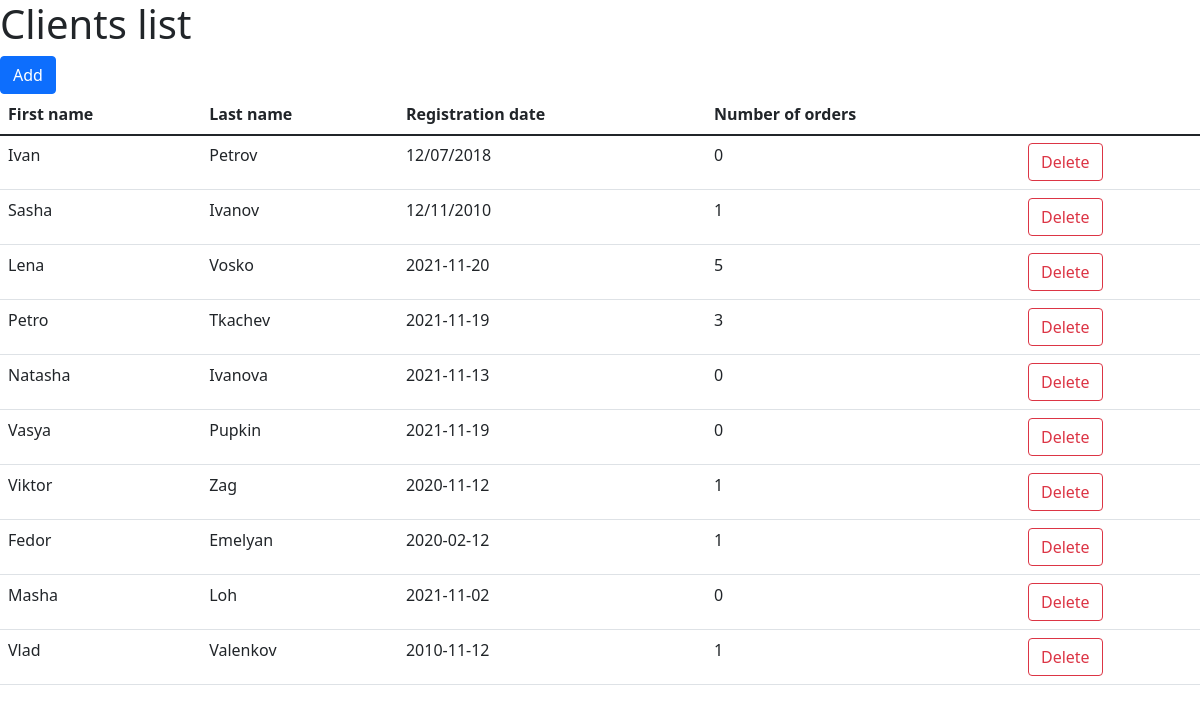
The page /clients-list on the database as committed earlier.
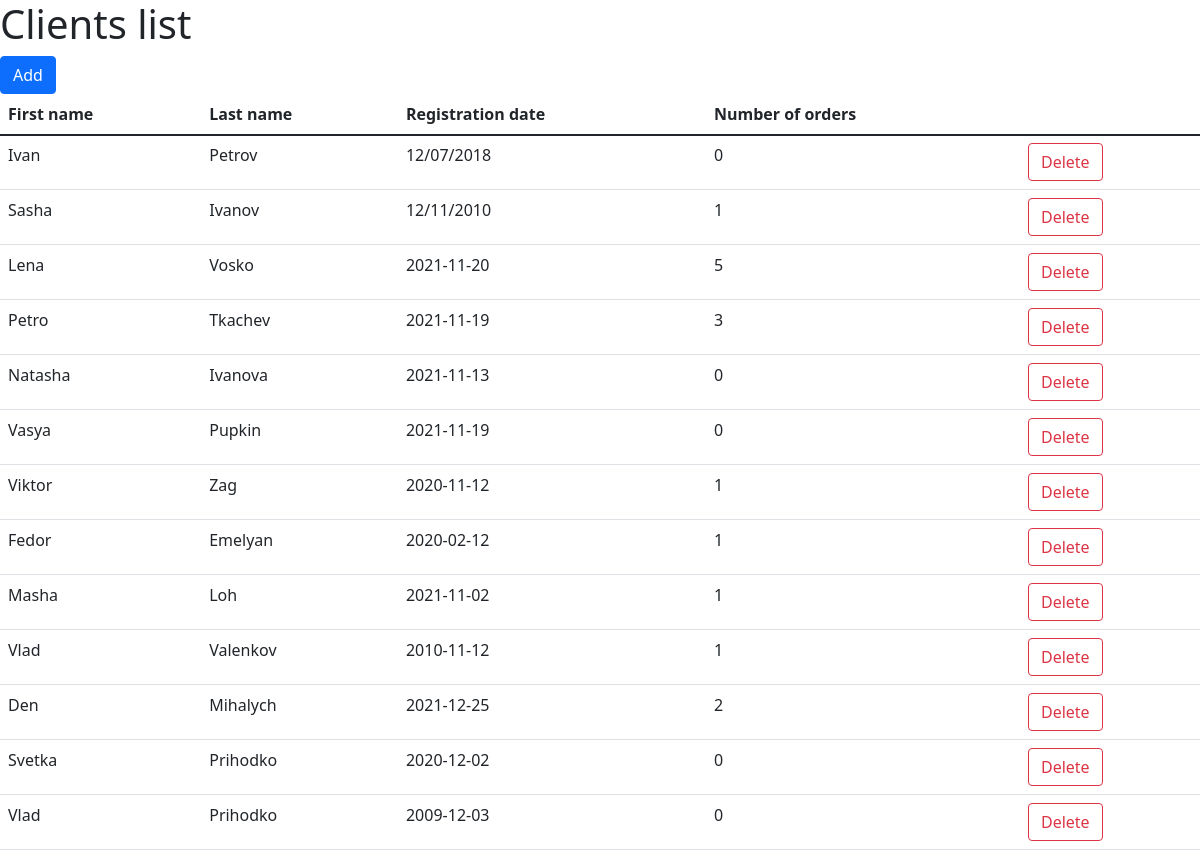
The same page on the database as committed later.
### main.py (models this page shows, shortened)
class Clients(db.Model):
    id = db.Column(db.Integer, primary_key=True)
    passport_number = db.Column(db.String(30), nullable=False)
    first_name = db.Column(db.String(45), nullable=False)
    last_name = db.Column(db.String(45), nullable=False)
    registration_date = db.Column(db.String(45), nullable=False)

### main.py (the view)
@rental_cars.route('/clients-list')
def clients_list():
    g.db = sqlite3.connect('rental_cars.db')
    cur = g.db.execute("""SELECT id, first_name, last_name, registration_date, COUNT(client_id) FROM
                         (SELECT clients.*, orders.client_id FROM clients
                          LEFT JOIN orders ON clients.id = orders.client_id) GROUP BY id""")
    linked_clients = cur.fetchall()
    g.db.close()
    return render_template('clients-list.html', linked_clients=linked_clients)

### templates/clients-list.html (shortened to what this page needs)
{% extends 'documentation/html_prototype/static_prototype.html' %}
{% block body %}
<h1>Clients list</h1>
<a href="/add-client" class="btn btn-primary">Add</a>
<table class="table">
    <thead>
        <tr>
            <th scope="col">First name</th>
            <th scope="col">Last name</th>
            <th scope="col">Registration date</th>
            <th scope="col">Number of orders</th>
        </tr>
    </thead>
    <tbody>
        <tr>
            {% for row in linked_clients %}
                <tr>
                    <td>{{ row[1] }}</td>
                    <td>{{ row[2] }}</td>
                    <td>{{ row[3] }}</td>
                    <td>{{ row[4] }}</td>
                    <td>
                        <a href="/clients-list/{{ row[0] }}/delete-client" class="btn btn-outline-danger" onclick="return confirm('Please confirm delete client')">Delete</a>
                    </td>
                </tr>
            {% endfor %}
        </tr>
    </tbody>
</table>
{% endblock %}

Rows that differ between the two databases and show on the page:
computed for Clients "Masha": row "0" → "1"
added Clients: first_name "Den", last_name "Mihalych", registration_date "2021-12-25", row "2"
added Clients: first_name "Svetka", last_name "Prihodko", registration_date "2020-12-02", row "0"
added Clients: first_name "Vlad", last_name "Prihodko", registration_date "2009-12-03", row "0"
